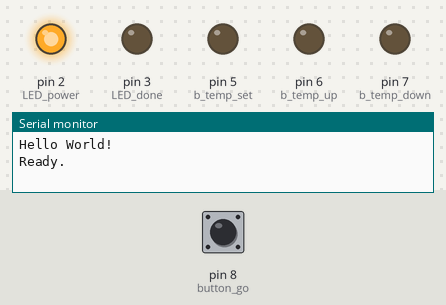
The sketch below on a simulated Arduino Uno, built with avr-gcc and run on an emulated ATmega328P. Shown: output pins drawn as LEDs (lit = HIGH), the last lines printed to the serial monitor. Inputs (shaded band) come from the test bench; at power-on: pin 8 (button_go) HIGH.

Above: at 1.2 s.
1.3 s: pin 8 (button_go) pulled LOW for 0.15 s
At 2.2 s:
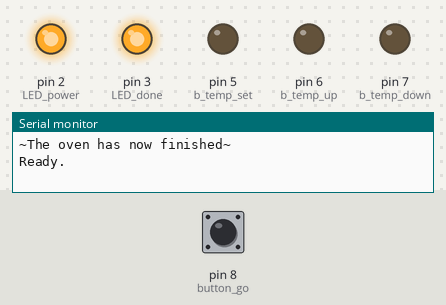
3.0 s: pin 8 (button_go) pulled LOW for 3.2 s
At 3.4 s:
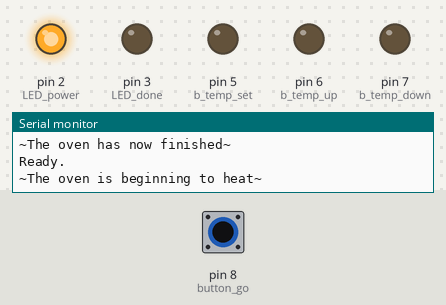
7.7 s: pin 8 (button_go) driven LOW
At 8.42 s:
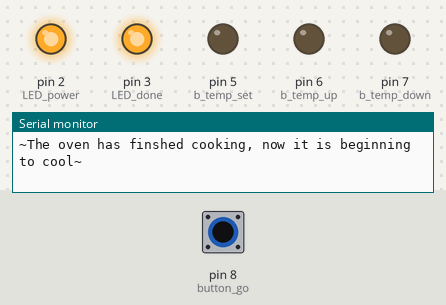
10.7 s: pin 8 (button_go) driven HIGH
At 12.1 s:
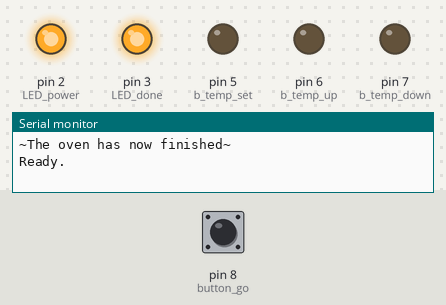
Timing chart, 0 to 13.2 s (numbered marks = the images above; inputs shaded):
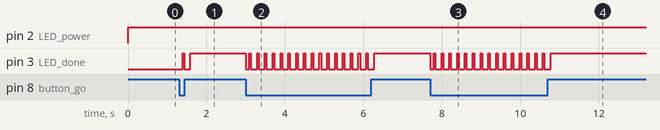

The sketch:

TS_21_composite_oven_code_V2.ino
```cpp
/*
 * Team Swinburne FSAE 2021
 * Composite Oven Temperature Controller
 * Version 2 (06/03/2021)
 * Thomas Bennett - Lead Autonomous Engineer
 */

// User Variables (edit these)
int temp_goal   = 112;      // the cooking temperature (celsius)
int step_up     = 2;       // the amount of degrees (celsius) per minute to ramp up
int step_down   = 2;        // the amount of degrees (celsius) per minute to ramp down
float duration  = 4;        // the amount of hours to hold the cooking temperature at

// Global Variables
//float ramp_up_delay;
//float ramp_down_delay;
float cooking_duration;
int temp_act;
int timer;

// Pinout
#define LED_power     2
#define LED_done      3
#define b_temp_set    5
#define b_temp_up     6
#define b_temp_down   7
#define button_go     8

void set()          // set the temperature
{
  //Serial.println("Setting a new temperature.");
    digitalWrite(b_temp_set, HIGH);         // presses the temperature up button
    delay(100);                             // waits for helf a second
    digitalWrite(b_temp_set, LOW);          // releases the temperature up button
    delay(100);                             // waits for half a second
}

void ramp_up()      // ramp up the temperature
{
  //Serial.println("Now heating the oven...");
  while(temp_act < temp_goal)
    {
      for (int i = 0; i < step_up; i++)
      {
        temp_act++;                           // increment the set temperature
        digitalWrite(b_temp_up, HIGH);        // presses the temperature up button
        delay(100);                           // waits for helf a second
        digitalWrite(b_temp_up, LOW);         // releases the temperature up button
        delay(100);                           // waits for half a second
      }
      set();                                // press the set temperature button
      Serial.println("Temperature has been increased.");
      //Serial.println(temp_act);
      delay(60000);                 // wait one minute (plus however long the button pressing takes)
    }
}

void ramp_down()    // bring down the temperature
{
  //Serial.println("The oven is beginning to cool.");

      while(temp_act > 30)
      {
        for (int i = 0; i < step_down; i++)
        {
          temp_act--;                           // increment the set temperature
          digitalWrite(b_temp_down, HIGH);        // presses the temperature up button
          delay(100);                           // waits for helf a second
          digitalWrite(b_temp_down, LOW);         // releases the temperature up button
          delay(100);                           // waits for half a second
        }
        set();                                  // press the set temperature button
        Serial.println("Temperature has been decreased.");
        //Serial.println(temp_act);
        delay(60000);                           // wait one minute (plus however long the button pressing takes)
      }
  digitalWrite(LED_done, HIGH);                 // turn on done LED to let the mechanical monkeys know it is okay to open the magic box.
}

void setup()
{
  // outputs
  pinMode(LED_power, OUTPUT);
  pinMode(LED_done, OUTPUT);
  pinMode(b_temp_set, OUTPUT);
  pinMode(b_temp_up, OUTPUT);
  pinMode(b_temp_down, OUTPUT);
  digitalWrite(LED_power, LOW);         // ensure the power LED is off
  digitalWrite(LED_done, LOW);          // ensure the done LED is off

  // inputs
  pinMode(button_go, INPUT_PULLUP);            // start the cycle when button is pressed

  cooking_duration = duration*60*60*1000;  // converting number of hours to milliseconds
  //cooking_duration = 60000;

  Serial.begin(9600);
  Serial.println("\nHello World!");
}

void loop()
{
  digitalWrite(LED_power, HIGH);    // turn on power LED
  // assign some values
  temp_act = 30;                    // for the arduino to remember the actual temperature, which starts at and returns to 30 degrees
  timer    = 0;                     // arduino stopwatch to know when to change between stages
  Serial.println("Ready.");

  while(true)                           // wait until button is pressed (should be integrated into debounce later)
  {
    if (digitalRead(button_go) == 0)    // press the button to begin cooking process (should add a debounce later)
    {
    digitalWrite(LED_done, LOW);                 // ensure the done led is turned off
    Serial.println("~The oven is beginning to heat~");
    //ramp_up();                                            // slowly increase the temperature to the temperature goal

    Serial.println("~The oven has finished heat, now it is beginning to cook~");
    //delay(cooking_duration);

    Serial.println("~The oven has finshed cooking, now it is beginning to cool~");
    ramp_down();                                           //  slowly decrease the temperature to 30 degrees
    Serial.println("~The oven has now finished~\n");
    break;
    }
  }
}
```

Measured:
- after the input at 1.3 s, pin 3 (LED_done): LOW → HIGH after 0.09 s, → LOW 0.04 s later, → HIGH 0.16 s later
- after the input at 3.0 s, pin 3 (LED_done): HIGH → LOW at once, then repeats every 0.20 s: HIGH 0.04 s, LOW 0.16 s, until it stays HIGH from 6.3 s
- after the input at 7.7 s, pin 3 (LED_done): HIGH → LOW at once, then repeats every 0.20 s: HIGH 0.04 s, LOW 0.16 s
- after the input at 10.7 s, pin 3 (LED_done): goes on until 10.8 s, then stays HIGH
